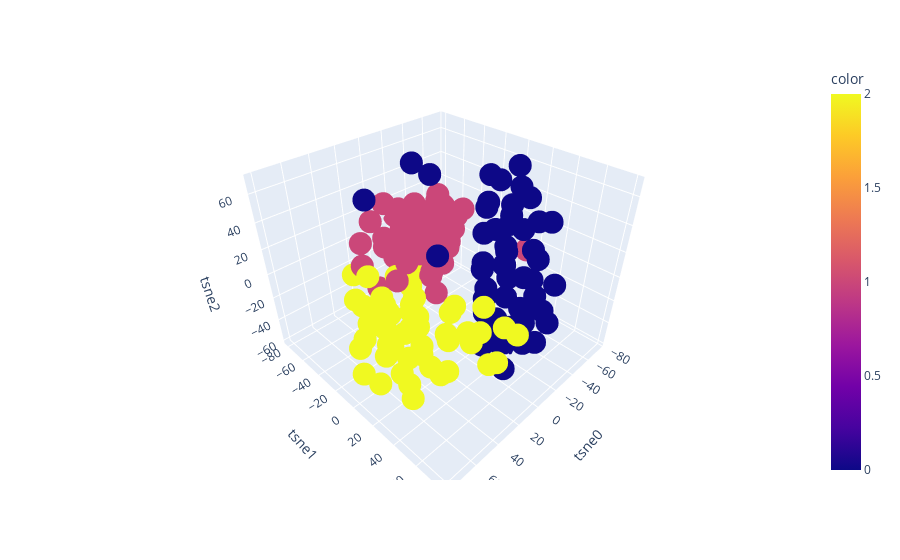

Source (notebook cell):
### Code cell
import plotly.express as px
fig = px.scatter_3d(X_tsne, x='tsne0', y='tsne1', z='tsne2', color=y)
fig.show()

### Figure 1 — Plotly figure (JSON) as saved in the notebook; plotly's stock layout.template omitted (floating-point values rounded to 4 significant figures; data arrays with more than 128 entries replaced by an {"elided": "..."} marker saying what was removed)
{"data": [{"hovertemplate": "tsne0=%{x}<br>tsne1=%{y}<br>tsne2=%{z}<br>color=%{marker.color}<extra></extra>", "legendgroup": "", "marker": {"color": {"elided": "150 int values"}, "coloraxis": "coloraxis", "symbol": "circle"}, "mode": "markers", "name": "", "scene": "scene", "showlegend": false, "type": "scatter3d", "x": {"elided": "150 float values"}, "y": {"elided": "150 float values"}, "z": {"elided": "150 float values"}}], "layout": {"coloraxis": {"colorbar": {"title": {"text": "color"}}, "colorscale": [[0, "#0d0887"], [0.1111, "#46039f"], [0.2222, "#7201a8"], [0.3333, "#9c179e"], [0.4444, "#bd3786"], [0.5556, "#d8576b"], [0.6667, "#ed7953"], [0.7778, "#fb9f3a"], [0.8889, "#fdca26"], [1, "#f0f921"]]}, "legend": {"tracegroupgap": 0}, "margin": {"t": 60}, "scene": {"domain": {"x": [0, 1], "y": [0, 1]}, "xaxis": {"title": {"text": "tsne0"}}, "yaxis": {"title": {"text": "tsne1"}}, "zaxis": {"title": {"text": "tsne2"}}}}}
